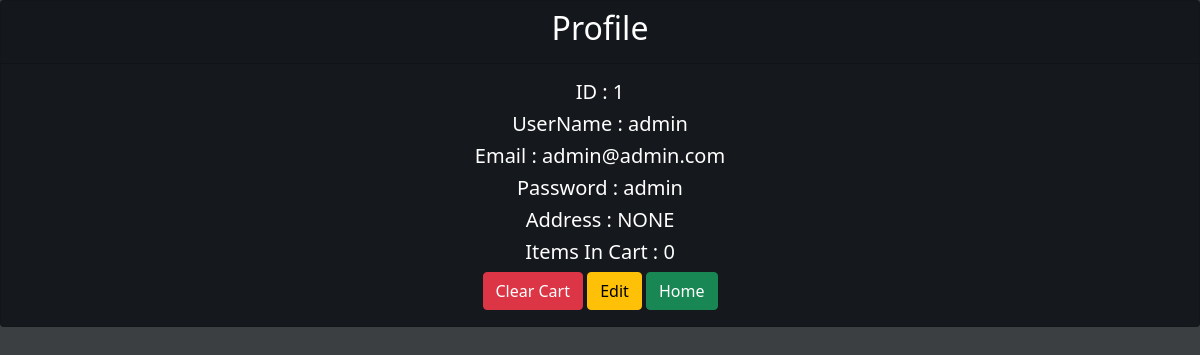
The app's page /users/viewUser.php (signed in) with its own data.
### tables this page shows
CREATE TABLE `users` (
  `id` int(11) NOT NULL,
  `username` varchar(255) NOT NULL,
  `email` varchar(255) NOT NULL,
  `password` varchar(255) NOT NULL,
  `address` varchar(255) NOT NULL,
  `itemsInCart` int(5) NOT NULL DEFAULT 0,
  `active` int(1) NOT NULL DEFAULT 1,
  `admin` int(1) NOT NULL DEFAULT 0
);

### users/viewUser.php (the view, shortened to what this page needs)
<!DOCTYPE html>
<html lang="en">
<head>
    </head>
    <body style="background-color:rgba(12, 16, 19, 0.8) ;">
    <div style="color:white; background-color:rgba(12, 16, 19, 0.8) ;" class="card text-center">
    <div class="card-header">
    <h2>
        Profile
    </h2>
    </div>
    <div class="card-body">
    <?php
try{
$id=$_SESSION["id"];
$cn=new mysqli("localhost",'root','',"ecom");
$SQL="select * from users where active=1 and id=$id";
if ($cn->query($SQL)) {
    $r=$cn->query($SQL);
    $data=$r->fetch_row();
    $labels=array(
        "ID",
        "UserName",
        "Email",
        "Password",
        "Address",
        "Items In Cart"
        );
    for ($i=0; $i <count($labels) ; $i++) {
            echo "<h5 class='card-title'>
            $labels[$i] : $data[$i]
            </h5>";
        }
        echo "
        <a class='btn btn-danger' href='/ecom/users/clearCart.php?userId=$data[0]'>Clear Cart</a>
        <a class='btn btn-warning' href='/ecom/users/userEdit.php?userId=$data[0]'>Edit</a>
        <a class='btn btn-success' href='/ecom/products/view.php'>Home</a>  ";
    }
}catch (Throwable $th) {
    l1:echo "
    <h1>ERROR</h1>
     <h1>오류</h1>
     <h1>エラー</h1>
     <h1>错误</h1>
     ";
  }
    ?>
    </div>
</div>
</body>
<link href="../bootstrap-5.1.3/css/bootstrap.css" rel="stylesheet" >
</html>

### records on screen
users: id "1", username "admin", email "admin@admin.com", password "admin", address "NONE", itemsInCart "0"

### other values on screen
$labels[$i] "ID"
$labels[$i] "UserName"
$labels[$i] "Email"
$labels[$i] "Password"
$labels[$i] "Address"
$labels[$i] "Items In Cart"
